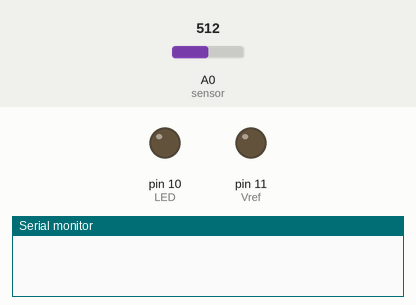
A sketch run on a simulated Arduino Leonardo, built with avr-gcc and run on an emulated ATmega32U4. On the bench: output pins drawn as LEDs (lit = HIGH), the last lines printed to the serial monitor. Inputs (shaded band) come from the test bench; at power-on: A0 (sensor) = 512.

Above: at 0.1 s.
At 5.1 s:
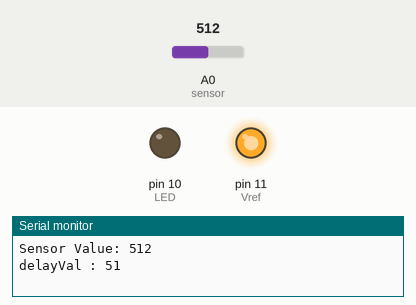
At 6.1 s:
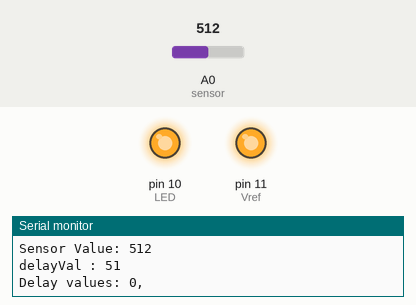
Timing chart, 0 to 7.6 s (numbered marks = the images above):
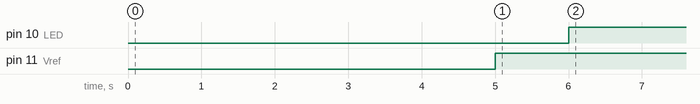

Measured:
- by itself, pin 10 (LED): LOW → HIGH at 6.0 s
- by itself, pin 11 (Vref): LOW → HIGH at 5.0 s

The sketch:

LEDsensor.ino
```cpp
  /*
  Author: Andreas Langhammer
  Date: 2016-01-21

  This program writes a logic 1 to digital pin 10 to light up a LED when it is in a dark environment.
  In order to do this I use a fotosensor that gives analog values to the Arduino Leonardo. For the moment
  is it programed as a polling routine.
  */
  int sensor = A0;
  int LED = 10;
  int Vref = 11;
  int transitionVal = 800;
  int delayVal = 0;

  void setup(){
    pinMode(LED, OUTPUT);              // Define Pin 10 as OUTPUT
    pinMode(Vref, OUTPUT);             // Define Pin 11 as OUTPUT only used to set Vref (logic 1)
    delay(5000);                       // Delay-Time to start monitor
}
  // Polling the value from Analog 0 and makes desicions
  void loop(){
     digitalWrite(Vref, HIGH);         // Set Vref
     int sensVal;                      // Used to store Analog value from sensor
     sensVal = analogRead(sensor);     // Stores the value in sensVal
     Serial.print("Sensor Value: ");   // The next two rows only prints the value in the console.
     Serial.print(sensVal);
     Serial.print("\n");               // New line
     delayVal = (sensVal / 10);        // Takes the value and multiplies it with 100 so the polling does not occur so often.
     Serial.print("delayVal : ");
     Serial.print(delayVal);
     Serial.print("\n");               // New line
     delay(1000);                      // Delay 1 s

     //The logic part
     if(sensVal < transitionVal){
       digitalWrite(LED, HIGH);        // LED on
     }else{
       digitalWrite(LED, LOW);         // LED off
     }
     longDelay(delayVal);              // Pause delayVal seconds
  }

 // A delay for handling greater periods of pauses.
  void longDelay(int delayVal){
     int i = 0;
     Serial.print("Delay values: ");
     for(i = 0; i != delayVal; i++){
        Serial.print(i);                // Printing out every second in monitor
        Serial.print(", ");
        delay(1000);
     }
     Serial.print("\n");                // New line
  }
```
